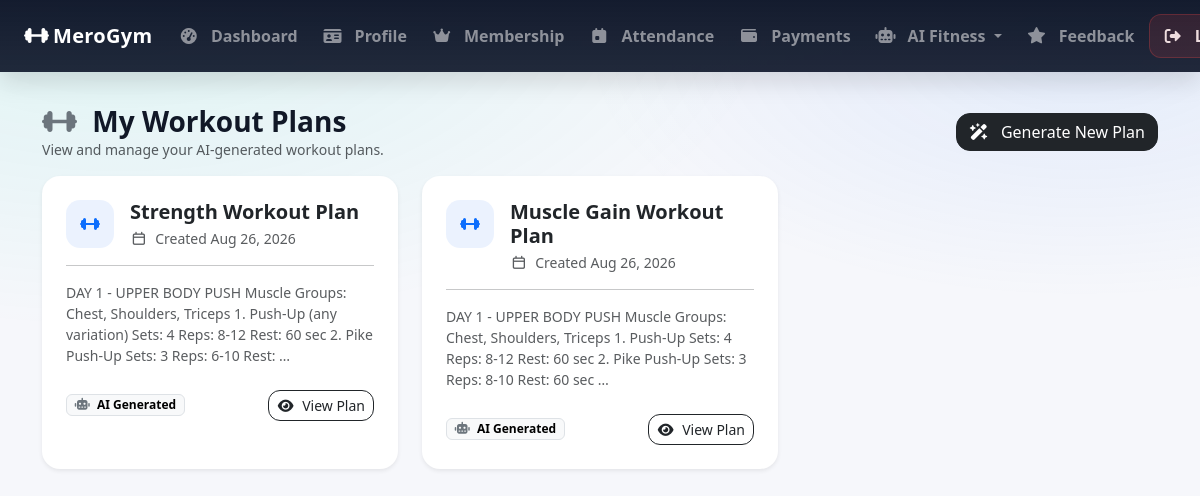
The page /my_workout_plans/ (signed in) on the database as committed earlier.
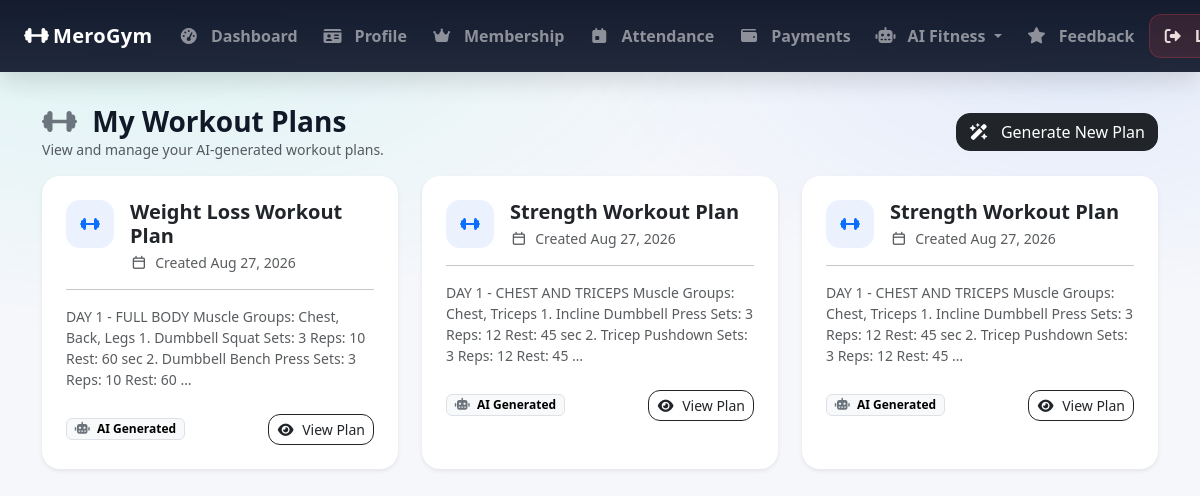
The same page on the database as committed later.
### GymApp/models.py (models this page shows, shortened)
class WorkoutPlan(models.Model):
    member = models.ForeignKey(
        MemberProfile,
        on_delete=models.CASCADE,
        related_name='workout_plans'
    )
    title = models.CharField(max_length=100)
    goal = models.CharField(max_length=100, blank=True)
    experience_level = models.CharField(max_length=50, blank=True)
    days_per_week = models.PositiveIntegerField(default=3)
    workout_duration = models.PositiveIntegerField(default=60)
    equipment = models.CharField(max_length=255, blank=True)
    description = models.TextField(blank=True)
    created_at = models.DateTimeField(auto_now_add=True)

### GymApp/views.py (the view)
    def wrapper(request, *args, **kwargs):
        if not request.user.is_authenticated or getattr(request.user, 'role', None) != 'MEMBER':
            messages.error(request, 'You must be a member to access this page.')
            return redirect('member_login')
        return view_func(request, *args, **kwargs)

### GymApp/views.py (called while the page is built)
def member_required(view_func):
    def wrapper(request, *args, **kwargs):
        if not request.user.is_authenticated or getattr(request.user, 'role', None) != 'MEMBER':
            messages.error(request, 'You must be a member to access this page.')
            return redirect('member_login')
        return view_func(request, *args, **kwargs)
    return wrapper

@member_required
def my_workout_plans(request):
    member = get_object_or_404(
        MemberProfile,
        user=request.user
    )
    workout_plans = WorkoutPlan.objects.filter(
        member=member
    ).order_by('-created_at')
    return render(
        request,
        'my_workout_plans.html',
        {
            'workout_plans': workout_plans
        }
    )

### GymApp/templates/my_workout_plans.html (shortened to what this page needs)
{% extends 'base.html' %}
{% load static %}
{% block content %}
<div
  class="d-flex flex-wrap justify-content-between align-items-center gap-2 mb-3"
>
  <div>
    <h3 class="mb-0 fw-bold">
      <i class="fa-solid fa-dumbbell me-2 text-secondary"></i>
      My Workout Plans
    </h3>
    <div class="text-muted small">
      View and manage your AI-generated workout plans.
    </div>
  </div>
  <a
    href="{% url 'generate_workout_plan' %}"
    class="btn btn-dark"
    style="border-radius: 14px"
  >
    <i class="fa-solid fa-wand-magic-sparkles me-2"></i>
    Generate New Plan
  </a>
</div>
{% if workout_plans %}
<div class="row g-4">
  {% for plan in workout_plans %}
  <div class="col-md-6 col-lg-4">
    <div class="card border-0 shadow-sm h-100" style="border-radius: 18px">
      <div class="card-body p-4">
        <div class="d-flex align-items-start mb-3">
          <div
            class="d-flex align-items-center justify-content-center me-3 flex-shrink-0"
            style="
              width: 48px;
              height: 48px;
              border-radius: 14px;
              background: rgba(59, 130, 246, 0.1);
            "
          >
            <i class="fa-solid fa-dumbbell text-primary"></i>
          </div>
          <div>
            <h5 class="fw-bold mb-1">{{ plan.title }}</h5>
            <div class="small text-muted">
              <i class="fa-regular fa-calendar me-1"></i>
              Created {{ plan.created_at|date:"M d, Y" }}
            </div>
          </div>
        </div>
        <hr />
        <p class="text-muted small mb-4">
          {{ plan.description|truncatewords:30 }}
        </p>
        <div class="d-flex justify-content-between align-items-center">
          <span class="badge text-bg-light border">
            <i class="fa-solid fa-robot me-1 text-secondary"></i>
            AI Generated
          </span>
          <a
            href="{% url 'workout_plan_detail' plan.id %}"
            class="btn btn-sm btn-outline-dark"
            style="border-radius: 12px"
          >
            <i class="fa-solid fa-eye me-1"></i>
            View Plan
          </a>
        </div>
      </div>
    </div>
  </div>
  {% endfor %}
</div>
{% endif %}
{% endblock %}

### GymApp/templates/base.html (shortened to what this page needs)
{% load static %}
<!doctype html>
<html lang="en">
  <head>
    <link
      rel="stylesheet"
      href="https://cdn.jsdelivr.net/npm/bootstrap@5.3.8/dist/css/bootstrap.min.css"
    />
    <link
      rel="stylesheet"
      href="https://cdnjs.cloudflare.com/ajax/libs/font-awesome/7.3.0/css/all.min.css"
    />
  </head>
  <body
    class="{% if user.is_authenticated and user.role == 'ADMIN' %} role-admin {% elif user.is_authenticated and user.role == 'MEMBER' %} role-member {% else %} role-guest {% endif %}"
  >
    <nav class="navbar navbar-expand-lg navbar-dark fixed-top">
      <div class="container-fluid px-3 px-lg-4">
        <a
          class="navbar-brand d-flex align-items-center gap-1"
          href="{% url 'home' %}"
        >
          <i class="fa-solid fa-dumbbell"></i>
          <span>MeroGym</span>
        </a>
        <div class="collapse navbar-collapse" id="mainNavbar">
          <ul class="navbar-nav ms-auto">
            {% if user.is_authenticated %}
            {% if user.role == 'ADMIN' %}
            <li class="nav-item">
              <a class="nav-link" href="{% url 'admin_dashboard' %}">
                <i class="fa-solid fa-chart-line me-2"></i>
                Dashboard
              </a>
            </li>
            <li class="nav-item">
              <a class="nav-link" href="{% url 'admin_members_list' %}">
                <i class="fa-solid fa-users me-2"></i>
                Members
              </a>
            </li>
            <li class="nav-item">
              <a class="nav-link" href="{% url 'admin_plans_list' %}">
                <i class="fa-solid fa-clipboard-list me-2"></i>
                Plans
              </a>
            </li>
            <li class="nav-item">
              <a class="nav-link" href="{% url 'admin_trainers_list' %}">
                <i class="fa-solid fa-user-tie me-2"></i>
                Trainers
              </a>
            </li>
            <li class="nav-item">
              <a class="nav-link" href="{% url 'admin_payments_list' %}">
                <i class="fa-solid fa-credit-card me-2"></i>
                Payments
              </a>
            </li>
            <li class="nav-item">
              <a class="nav-link" href="{% url 'admin_attendance_list' %}">
                <i class="fa-solid fa-calendar-check me-2"></i>
                Attendance
              </a>
            </li>
            <li class="nav-item">
              <a class="nav-link" href="{% url 'admin_equipment_list' %}">
                <i class="fa-solid fa-screwdriver-wrench me-2"></i>
                Equipment
              </a>
            </li>
            <li class="nav-item">
              <a class="nav-link" href="{% url 'admin_enquiries_list' %}">
                <i class="fa-solid fa-circle-question me-2"></i>
                Enquiries
              </a>
            </li>
            <li class="nav-item">
              <a class="nav-link" href="{% url 'admin_feedbacks_list' %}">
                <i class="fa-solid fa-star me-2"></i>
                Feedback
              </a>
            </li>
            {% elif user.role == 'MEMBER' %}
            <li class="nav-item">
              <a class="nav-link" href="{% url 'member_dashboard' %}">
                <i class="fa-solid fa-gauge-high me-2"></i>
                Dashboard
              </a>
            </li>
            <li class="nav-item">
              <a class="nav-link" href="{% url 'member_profile' %}">
                <i class="fa-solid fa-id-card me-2"></i>
                Profile
              </a>
            </li>
            <li class="nav-item">
              <a class="nav-link" href="{% url 'member_membership' %}">
                <i class="fa-solid fa-crown me-2"></i>
                Membership
              </a>
            </li>
            <li class="nav-item">
              <a class="nav-link" href="{% url 'member_attendance' %}">
                <i class="fa-solid fa-calendar-day me-2"></i>
                Attendance
              </a>
            </li>
            <li class="nav-item">
              <a class="nav-link" href="{% url 'member_payments' %}">
                <i class="fa-solid fa-wallet me-2"></i>
                Payments
              </a>
            </li>
            <li class="nav-item dropdown">
              <a
                class="nav-link dropdown-toggle"
                href="#"
                id="aiFitnessDropdown"
                role="button"
                data-bs-toggle="dropdown"
                aria-expanded="false"
              >
                <i class="fa-solid fa-robot me-2"></i>
                AI Fitness
              </a>
            </li>
            <li class="nav-item">
              <a class="nav-link" href="{% url 'member_feedback' %}">
                <i class="fa-solid fa-star me-2"></i>
                Feedback
              </a>
            </li>
            {% endif %}
            <li class="nav-item">
              <a
                class="nav-link btn-nav btn-nav-danger"
                href="{% url 'logout' %}"
              >
                <i class="fa-solid fa-right-from-bracket me-2"></i>
              </a>
            </li>
            {% endif %}
          </ul>
        </div>
      </div>
    </nav>
    <div class="container-wrapper">
      <div class="container">
        <div class="page-shell">{% block content %} {% endblock %}</div>
      </div>
    </div>
  </body>
</html>

### GymApp/templates/base.html (style rules this page uses)
:root { --brand: #00d1b2; --dark-2: #0f172a; --card: #ffffff; --muted: #6b7280; }
body { margin: 0; background: radial-gradient( 1200px 600px at 10% 0%, rgba(0, 209, 178, 0.1), transparent 55% ), radial-gradient( 900px 450px at 90% 10%, rgba(59, 130, 246, 0.1), transparent 55% ), #f6f7fb; color: #111827; }
.navbar { min-height: 72px; background: linear-gradient( 180deg, rgba(15, 23, 42, 0.98), rgba(15, 23, 42, 0.92) ) !important; box-shadow: 0 10px 25px rgba(0, 0, 0, 0.12); }
.navbar-brand { font-weight: 800; letter-spacing: 0.3px; white-space: nowrap; }
.navbar-nav { display: flex; align-items: center; gap: 4px; }
.nav-link { font-weight: 600; opacity: 0.92; border-radius: 10px; padding: 0.55rem 0.65rem !important; margin: 0 !important; white-space: nowrap; transition: background 0.2s ease, opacity 0.2s ease; }
.btn-nav { border-radius: 12px; padding: 0.55rem 0.8rem !important; font-weight: 700; }
.btn-nav-danger { background: rgba(239, 68, 68, 0.14); color: #ffecec !important; border: 1px solid rgba(239, 68, 68, 0.28); }
.container-wrapper { width: 100%; padding-top: 105px; padding-bottom: 40px; }
.page-shell { background: transparent; border: 0; border-radius: 0; padding: 0; box-shadow: none; }
@media (min-width: 992px) { .navbar-nav { flex-wrap: nowrap; } }
@media (min-width: 992px) { .navbar-nav .nav-item { flex: 0 0 auto; } }

Rows that differ between the two databases and show on the page:
removed WorkoutPlan: title "Strength Workout Plan", created_at "Aug 26, 2026", description "DAY 1 - UPPER BODY PUSH Muscle Groups: Chest, Shoulders, Triceps 1. Push-Up (any variation) Sets: 4 Reps: 8-12 Rest: 60 sec 2. Pike Push-Up Sets: 3 Reps: 6-10 Rest: …"
removed WorkoutPlan: title "Muscle Gain Workout Plan", created_at "Aug 26, 2026", description "DAY 1 - UPPER BODY PUSH Muscle Groups: Chest, Shoulders, Triceps 1. Push-Up Sets: 4 Reps: 8-12 Rest: 60 sec 2. Pike Push-Up Sets: 3 Reps: 8-10 Rest: 60 sec …"
added WorkoutPlan: title "Weight Loss Workout Plan", created_at "Aug 27, 2026", description "DAY 1 - FULL BODY Muscle Groups: Chest, Back, Legs 1. Dumbbell Squat Sets: 3 Reps: 10 Rest: 60 sec 2. Dumbbell Bench Press Sets: 3 Reps: 10 Rest: 60 …"
added WorkoutPlan: title "Strength Workout Plan", created_at "Aug 27, 2026", description "DAY 1 - CHEST AND TRICEPS Muscle Groups: Chest, Triceps 1. Incline Dumbbell Press Sets: 3 Reps: 12 Rest: 45 sec 2. Tricep Pushdown Sets: 3 Reps: 12 Rest: 45 …"
added WorkoutPlan: title "Strength Workout Plan", created_at "Aug 27, 2026", description "DAY 1 - CHEST AND TRICEPS Muscle Groups: Chest, Triceps 1. Incline Dumbbell Press Sets: 3 Reps: 12 Rest: 45 sec 2. Tricep Pushdown Sets: 3 Reps: 12 Rest: 45 …"
